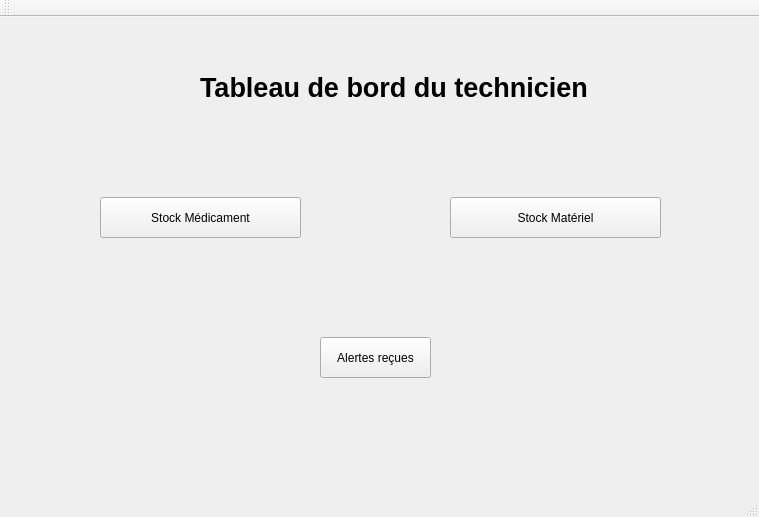
<?xml version="1.0" encoding="UTF-8"?>
<ui version="4.0">
 <class>TechnicienUIClass</class>
 <widget class="QMainWindow" name="TechnicienUIClass">
  <property name="geometry">
   <rect>
    <x>0</x>
    <y>0</y>
    <width>759</width>
    <height>517</height>
   </rect>
  </property>
  <property name="windowTitle">
   <string>TechnicienUI</string>
  </property>
  <widget class="QWidget" name="centralWidget">
   <widget class="QLabel" name="label">
    <property name="geometry">
     <rect>
      <x>200</x>
      <y>30</y>
      <width>391</width>
      <height>81</height>
     </rect>
    </property>
    <property name="font">
     <font>
      <pointsize>20</pointsize>
      <bold>true</bold>
     </font>
    </property>
    <property name="text">
     <string>Tableau de bord du technicien</string>
    </property>
   </widget>
   <widget class="QPushButton" name="pushButton">
    <property name="geometry">
     <rect>
      <x>100</x>
      <y>180</y>
      <width>201</width>
      <height>41</height>
     </rect>
    </property>
    <property name="sizePolicy">
     <sizepolicy hsizetype="Fixed" vsizetype="Fixed">
      <horstretch>0</horstretch>
      <verstretch>0</verstretch>
     </sizepolicy>
    </property>
    <property name="text">
     <string>Stock Médicament</string>
    </property>
   </widget>
   <widget class="QPushButton" name="pushButton_2">
    <property name="geometry">
     <rect>
      <x>450</x>
      <y>180</y>
      <width>211</width>
      <height>41</height>
     </rect>
    </property>
    <property name="sizePolicy">
     <sizepolicy hsizetype="Preferred" vsizetype="Preferred">
      <horstretch>0</horstretch>
      <verstretch>0</verstretch>
     </sizepolicy>
    </property>
    <property name="text">
     <string>Stock Matériel</string>
    </property>
   </widget>
   <widget class="QPushButton" name="pushButton_3">
    <property name="geometry">
     <rect>
      <x>320</x>
      <y>320</y>
      <width>111</width>
      <height>41</height>
     </rect>
    </property>
    <property name="text">
     <string>Alertes reçues</string>
    </property>
   </widget>
   <widget class="QPushButton" name="pushButton_4">
    <property name="geometry">
     <rect>
      <x>10</x>
      <y>20</y>
      <width>71</width>
      <height>51</height>
     </rect>
    </property>
    <property name="styleSheet">
     <string notr="true">border-radius: 25px;</string>
    </property>
    <property name="text">
     <string/>
    </property>
   </widget>
  </widget>
  <widget class="QMenuBar" name="menuBar">
   <property name="geometry">
    <rect>
     <x>0</x>
     <y>0</y>
     <width>759</width>
     <height>22</height>
    </rect>
   </property>
  </widget>
  <widget class="QToolBar" name="mainToolBar">
   <attribute name="toolBarArea">
    <enum>TopToolBarArea</enum>
   </attribute>
   <attribute name="toolBarBreak">
    <bool>false</bool>
   </attribute>
  </widget>
  <widget class="QStatusBar" name="statusBar"/>
 </widget>
 <layoutdefault spacing="6" margin="11"/>
 <resources/>
 <connections/>
</ui>
